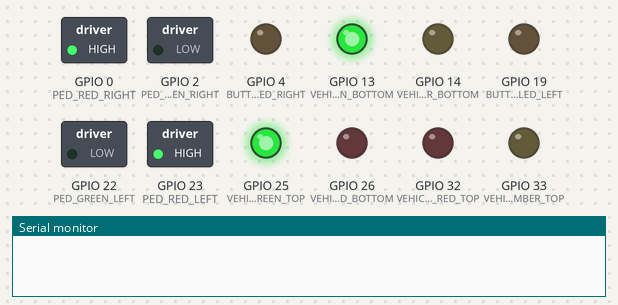
This sketch was run on a simulated ESP32. Parts: switched loads named in the sketch (green lamp = pin HIGH), output pins drawn as LEDs (lit = HIGH), the last lines printed to the serial monitor.

Above: at 5.0 s.
At 11.0 s:
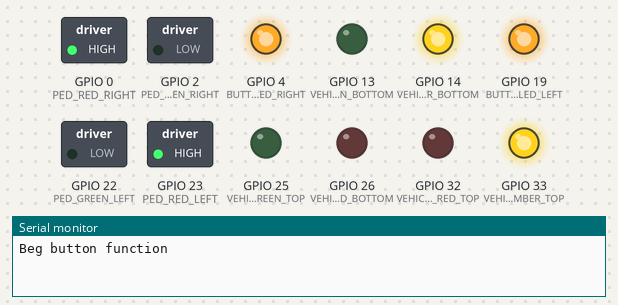
At 13.0 s:
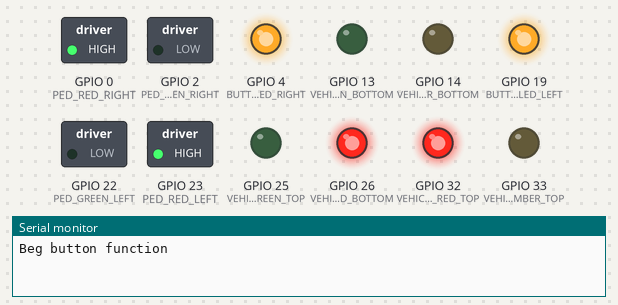
At 22.5 s:
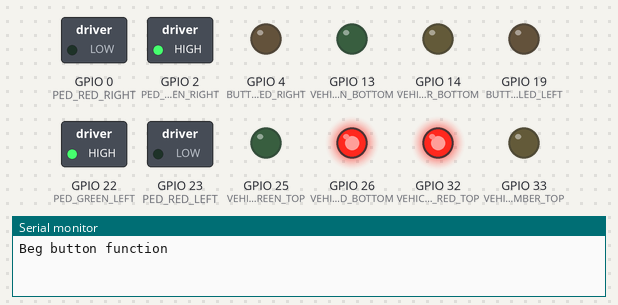
At 32.0 s:
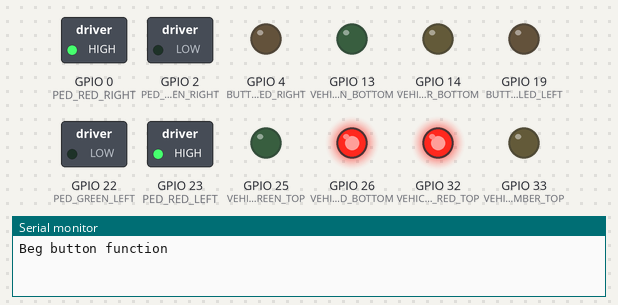
Timing chart, 0 to 42.9 s (numbered marks = the images above):
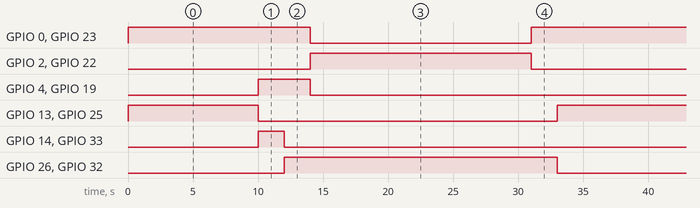

Measured:
- by itself, GPIO 0 (PED_RED_RIGHT), GPIO 23 (PED_RED_LEFT): repeats every 33.0 s: LOW 17.0 s, HIGH 16.0 s
- by itself, GPIO 2 (PED_GREEN_RIGHT), GPIO 22 (PED_GREEN_LEFT): alternates HIGH for 17.0 s and LOW for 16.0 s
- by itself, GPIO 4 (BUTTON_LED_RIGHT), GPIO 19 (BUTTON_LED_LEFT): alternates HIGH for 4.0 s and LOW for 29.0 s
- by itself, GPIO 13 (VEHICLE_GREEN_BOTTOM), GPIO 25 (VEHICLE_GREEN_TOP): alternates HIGH for 10.0 s and LOW for 23.0 s
- by itself, GPIO 14 (VEHICLE_AMBER_BOTTOM), GPIO 33 (VEHICLE_AMBER_TOP): alternates HIGH for 2.0 s and LOW for 31.0 s
- by itself, GPIO 26 (VEHICLE_RED_BOTTOM), GPIO 32 (VEHICLE_RED_TOP): alternates HIGH for 21.0 s and LOW for 12.0 s

The sketch:

Traffic-management.ino
```cpp
#include "scripts.h"

void setup() {

  // Set traffic light pins as outputs
  pinMode(VEHICLE_RED_TOP, OUTPUT);
  pinMode(VEHICLE_AMBER_TOP, OUTPUT);
  pinMode(VEHICLE_GREEN_TOP, OUTPUT);
  pinMode(VEHICLE_RED_BOTTOM, OUTPUT);
  pinMode(VEHICLE_AMBER_BOTTOM, OUTPUT);
  pinMode(VEHICLE_GREEN_BOTTOM, OUTPUT);

  // Set pedestrian light pins as outputs and beg buttons as inputs
  pinMode(PED_RED_RIGHT, OUTPUT);
  pinMode(PED_GREEN_RIGHT, OUTPUT);
  pinMode(BUTTON_LED_RIGHT, OUTPUT);
  pinMode(BUTTON_RIGHT, INPUT);
  pinMode(PED_RED_LEFT, OUTPUT);
  pinMode(PED_GREEN_LEFT, OUTPUT);
  pinMode(BUTTON_LED_LEFT, OUTPUT);
  pinMode(BUTTON_LEFT, INPUT);

  // Set ultrasonic sensor as
  pinMode(TRIG, OUTPUT);
  pinMode(ECHO, INPUT);

  // Configure interrupts for pedestrian beg buttons
  // attachInterrupt(digitalPinToInterrupt(BUTTON_RIGHT), right_beg, FALLING); // Should be a falling edge
  // attachInterrupt(digitalPinToInterrupt(BUTTON_LEFT), left_beg, FALLING); // An empty attachInterrupt doesn't cause any problems but once beg_button(); or other code is added, the board constantly reboots. When the function is set to LOW, nothing happens when the button is pressed. No rebooting.
}

void loop() {
  check_vehicles();
  /*
  Old code

  delay(6000); // Represents delay while the lights in that specific direction are green
  vehicle_red();
  ped_green();
  delay(6000); // Represents delay while the lights in that specific direction are red
  */
}
```

scripts.h
```cpp
// This is the header file for all repeatable and pre-defined patterns in the traffic management system.

// Set pins for traffic lights
#define VEHICLE_RED_TOP 32
#define VEHICLE_AMBER_TOP 33
#define VEHICLE_GREEN_TOP 25
#define VEHICLE_RED_BOTTOM 26
#define VEHICLE_AMBER_BOTTOM 14
#define VEHICLE_GREEN_BOTTOM 13

// Set pins for pedestrian beg buttons and lights
#define PED_RED_RIGHT 0
#define PED_GREEN_RIGHT 2
#define BUTTON_RIGHT 15
#define BUTTON_LED_RIGHT 4
#define PED_RED_LEFT 23
#define PED_GREEN_LEFT 22
#define BUTTON_LEFT 21
#define BUTTON_LED_LEFT 19

// Set pins for sensors, see slide 20+ for code
#define TRIG 12
#define ECHO 35

void vehicle_red() {
  // Turn vehicle traffic lights red

  digitalWrite(VEHICLE_GREEN_TOP, LOW);
  digitalWrite(VEHICLE_GREEN_BOTTOM, LOW);
  digitalWrite(VEHICLE_AMBER_TOP, HIGH);
  digitalWrite(VEHICLE_AMBER_BOTTOM, HIGH);
  delay(2000);
  digitalWrite(VEHICLE_AMBER_TOP, LOW);
  digitalWrite(VEHICLE_AMBER_BOTTOM, LOW);
  digitalWrite(VEHICLE_RED_TOP, HIGH);
  digitalWrite(VEHICLE_RED_BOTTOM, HIGH);
}

void vehicle_green() {
  digitalWrite(VEHICLE_RED_TOP, LOW);
  digitalWrite(VEHICLE_RED_BOTTOM, LOW);
  digitalWrite(VEHICLE_GREEN_TOP, HIGH);
  digitalWrite(VEHICLE_GREEN_BOTTOM, HIGH);
}

void ped_red() {
  digitalWrite(PED_GREEN_RIGHT, LOW);
  digitalWrite(PED_GREEN_LEFT, LOW);
  digitalWrite(PED_RED_RIGHT, HIGH);
  digitalWrite(PED_RED_LEFT, HIGH);
}

void ped_green() {
  digitalWrite(PED_RED_RIGHT, LOW);
  digitalWrite(PED_RED_LEFT, LOW);
  digitalWrite(PED_GREEN_RIGHT, HIGH);
  digitalWrite(PED_GREEN_LEFT, HIGH);
}

void beg_button() {
  Serial.println("Beg button function");
  digitalWrite(BUTTON_LED_RIGHT, HIGH);
  digitalWrite(BUTTON_LED_LEFT, HIGH);
  // Insert delay here when using HC-SR04 to detect cyclists and motor vehicles; in any case, limit delay to about 10s
  vehicle_red();
  delay(2000);
  digitalWrite(BUTTON_LED_RIGHT, LOW);
  digitalWrite(BUTTON_LED_LEFT, LOW);
  ped_green();
  delay(17000);
  ped_red();
  delay(2000);
  vehicle_green();
}

// Respond to presses of the beg button; have right and left hand sides different if applicable (mainly if there is a refuge island). No delays allowed in interrupts, except delayMicroseconds()
void right_beg() {
  // Test code using RHS beg button, otherwise use beg_button();
  digitalWrite(VEHICLE_GREEN_TOP, HIGH);
  digitalWrite(VEHICLE_GREEN_BOTTOM, HIGH);
  digitalWrite(VEHICLE_AMBER_TOP, HIGH);
  digitalWrite(VEHICLE_AMBER_BOTTOM, HIGH);
  digitalWrite(VEHICLE_RED_TOP, HIGH);
  digitalWrite(VEHICLE_RED_BOTTOM, HIGH);
  digitalWrite(PED_RED_RIGHT, HIGH);
  digitalWrite(PED_RED_LEFT, HIGH);
  digitalWrite(PED_GREEN_RIGHT, HIGH);
  digitalWrite(PED_GREEN_LEFT, HIGH);
  digitalWrite(BUTTON_LED_RIGHT, HIGH);
  digitalWrite(BUTTON_LED_LEFT, HIGH);
}

void left_beg() {
  beg_button();
}

void check_vehicles() {
  vehicle_green();
  ped_red();
  delay(10000); // Use interrupts to break out of the delay
  beg_button(); // Used exclusively to turn the pedestrian side to green for now (comment out line to use beg buttons "properly")
}
```
